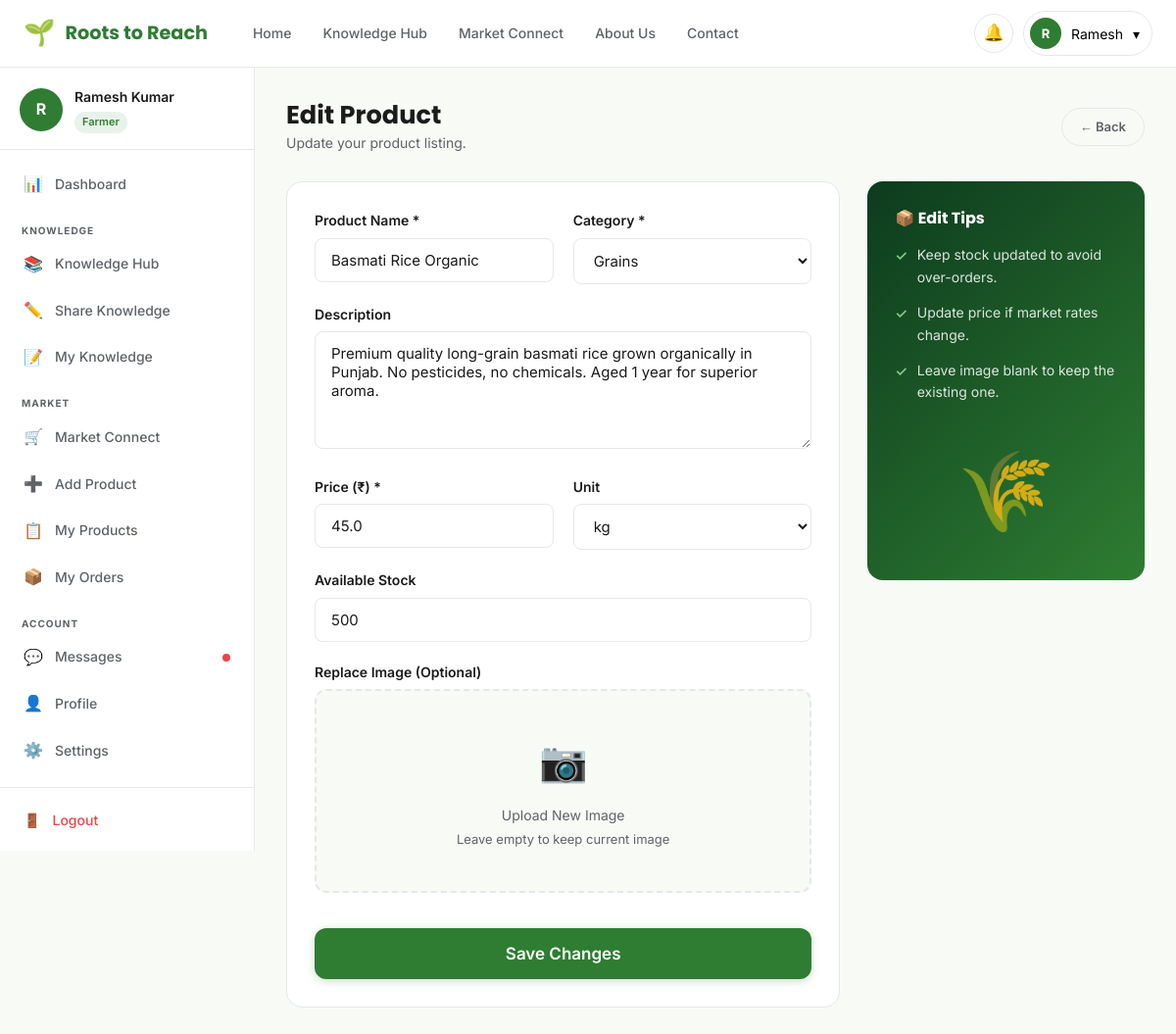
/product/edit/1 (signed in), run on the app's committed database.
### models.py (models this page shows, shortened)
class User(db.Model):
    __tablename__ = 'users'
    id = db.Column(db.Integer, primary_key=True)
    full_name = db.Column(db.String(120), nullable=False)
    email = db.Column(db.String(120), unique=True, nullable=False)
    phone = db.Column(db.String(20))
    location = db.Column(db.String(200))
    bio = db.Column(db.Text)
    skills = db.Column(db.String(300))
    password_hash = db.Column(db.String(256), nullable=False)
    role = db.Column(db.String(20), default='farmer')  # farmer, buyer, admin
    avatar = db.Column(db.String(200), default='default_avatar.png')
    created_at = db.Column(db.DateTime, default=datetime.utcnow)
    is_active = db.Column(db.Boolean, default=True)
    knowledge_posts = db.relationship('KnowledgePost', backref='author', lazy=True, foreign_keys='KnowledgePost.user_id')
    products = db.relationship('Product', backref='seller', lazy=True)
    notifications = db.relationship('Notification', backref='user', lazy=True)

class Product(db.Model):
    __tablename__ = 'products'
    id = db.Column(db.Integer, primary_key=True)
    name = db.Column(db.String(200), nullable=False)
    category = db.Column(db.String(100), nullable=False)
    description = db.Column(db.Text)
    price = db.Column(db.Float, nullable=False)
    unit = db.Column(db.String(20), default='kg')
    stock = db.Column(db.Integer, default=0)
    image = db.Column(db.String(200), default='default_product.jpg')
    seller_id = db.Column(db.Integer, db.ForeignKey('users.id'), nullable=False)
    created_at = db.Column(db.DateTime, default=datetime.utcnow)
    is_available = db.Column(db.Boolean, default=True)
    orders = db.relationship('Order', backref='product', lazy=True)

### app.py (the view, shortened to what this page needs)
@app.route('/product/edit/<int:product_id>', methods=['GET', 'POST'])
@login_required
def edit_product(product_id):
    product = db.session.get(Product, product_id) or abort(404)
    if product.seller_id != session['user_id']:
        abort(403)
    user = current_user()
    return render_template('edit_product.html', product=product, user=user)

### app.py (called while the page is built)
def current_user():
    if 'user_id' in session:
        return db.session.get(User, session['user_id'])
    return None

@app.context_processor
def inject_helpers():
    return dict(get_img_url=get_img_url)

def login_required(f):
    from functools import wraps
    @wraps(f)
    def decorated(*args, **kwargs):
        if 'user_id' not in session:
            flash('Please login to continue.', 'warning')
            return redirect(url_for('login', next=request.path))
        return f(*args, **kwargs)
    return decorated

### templates/edit_product.html (shortened to what this page needs)
{% extends "base.html" %}
{% block extra_css %}
<link rel="stylesheet" href="{{ url_for('static', filename='css/pages.css') }}">
<link rel="stylesheet" href="{{ url_for('static', filename='css/dashboard.css') }}">
{% endblock %}
{% block content %}
<div class="dashboard-layout">
  {% include '_sidebar.html' %}
  <main class="dashboard-main">
    <div class="dash-header">
      <div><h1>Edit Product</h1><p>Update your product listing.</p></div>
      <a href="{{ url_for('product_detail', product_id=product.id) }}" class="btn btn-outline btn-sm">← Back</a>
    </div>
    <div class="share-layout">
      <div>
        <form method="POST" enctype="multipart/form-data" novalidate>
          <div style="background:var(--white);border-radius:var(--radius-lg);border:1px solid var(--border);padding:28px">
            <div class="form-row">
              <div class="form-group">
                <label class="form-label">Product Name *</label>
                <input type="text" name="name" class="form-control" value="{{ product.name }}" required>
              </div>
              <div class="form-group">
                <label class="form-label">Category *</label>
                <select name="category" class="form-control" required>
                  {% for cat in ['Grains','Vegetables','Spices','Fruits','Pulses','Organic Products','Dairy','Herbs'] %}
                  <option value="{{ cat }}" {% if product.category == cat %}selected{% endif %}>{{ cat }}</option>
                  {% endfor %}
                </select>
              </div>
            </div>
            <div class="form-group">
              <label class="form-label">Description</label>
              <textarea name="description" class="form-control" rows="4">{{ product.description or '' }}</textarea>
            </div>
            <div class="form-row">
              <div class="form-group">
                <label class="form-label">Price (₹) *</label>
                <input type="number" name="price" class="form-control" value="{{ product.price }}" min="1" step="0.01" required>
              </div>
              <div class="form-group">
                <label class="form-label">Unit</label>
                <select name="unit" class="form-control">
                  {% for u in ['kg','quintal','piece','dozen','litre','gram','bundle'] %}
                  <option value="{{ u }}" {% if product.unit == u %}selected{% endif %}>{{ u }}</option>
                  {% endfor %}
                </select>
              </div>
            </div>
            <div class="form-group">
              <label class="form-label">Available Stock</label>
              <input type="number" name="stock" class="form-control" value="{{ product.stock }}" min="0">
            </div>
            <div class="form-group">
              <label class="form-label">Replace Image (Optional)</label>
              <div class="upload-zone" id="uploadZone">
                <div class="upload-zone-icon">📷</div>
                <p>Upload New Image</p>
                <span>Leave empty to keep current image</span>
              </div>
            </div>
            <button type="submit" class="btn btn-primary btn-full btn-lg">Save Changes</button>
          </div>
        </form>
      </div>
      <div>
        <div class="share-tips-card">
          <h4>📦 Edit Tips</h4>
          <div class="share-tip-item">Keep stock updated to avoid over-orders.</div>
          <div class="share-tip-item">Update price if market rates change.</div>
          <div class="share-tip-item">Leave image blank to keep the existing one.</div>
          <div class="share-illustration">🌾</div>
        </div>
      </div>
    </div>
  </main>
</div>
{% endblock %}

### templates/base.html (shortened to what this page needs)
<!DOCTYPE html>
<html lang="en">
<head>
  <link rel="stylesheet" href="{{ url_for('static', filename='css/global.css') }}">
  <link rel="stylesheet" href="{{ url_for('static', filename='css/navbar.css') }}">
  {% block extra_css %}{% endblock %}
</head>
<body>
  <nav class="navbar" role="navigation" aria-label="Main navigation">
    <div class="container">
      <div class="navbar-inner">
        <a href="{{ url_for('home') }}" class="navbar-brand" aria-label="Roots to Reach Home">
          <span class="brand-icon">🌱</span>
          <span>Roots to Reach</span>
        </a>
        <ul class="navbar-nav" role="list">
          <li><a href="{{ url_for('home') }}" class="nav-link {% if request.endpoint=='home' %}active{% endif %}">Home</a></li>
          <li><a href="{{ url_for('knowledge_hub') }}" class="nav-link {% if request.endpoint in ['knowledge_hub','knowledge_detail'] %}active{% endif %}">Knowledge Hub</a></li>
          <li><a href="{{ url_for('marketplace') }}" class="nav-link {% if request.endpoint in ['marketplace','product_detail'] %}active{% endif %}">Market Connect</a></li>
          <li><a href="{{ url_for('about') }}" class="nav-link {% if request.endpoint=='about' %}active{% endif %}">About Us</a></li>
          <li><a href="{{ url_for('contact') }}" class="nav-link {% if request.endpoint=='contact' %}active{% endif %}">Contact</a></li>
        </ul>
        <div class="navbar-actions">
          {% if user %}
            <a href="{{ url_for('dashboard') }}" class="notif-btn" aria-label="Notifications">
              🔔
            </a>
            <div class="user-menu">
              <button class="user-menu-btn" id="userMenuBtn" aria-haspopup="true" aria-expanded="false">
                <div class="user-avatar-text">{{ user.full_name[0].upper() }}</div>
                <span>{{ user.full_name.split()[0] }}</span>
                <span>▾</span>
              </button>
            </div>
          {% else %}
            <a href="{{ url_for('login') }}" class="btn btn-outline btn-sm">Log In</a>
            <a href="{{ url_for('signup') }}" class="btn btn-primary btn-sm">Sign Up</a>
          {% endif %}
        </div>
      </div>
    </div>
  </nav>
  <main id="main-content">
    {% block content %}{% endblock %}
  </main>
</body>
</html>

### templates/_sidebar.html (shortened to what this page needs)
<aside class="sidebar" id="sidebar" role="navigation" aria-label="Dashboard navigation">
  <div class="sidebar-user">
    <div class="sidebar-avatar-wrap">
      <div class="sidebar-avatar">{{ user.full_name[0].upper() }}</div>
      <div>
        <p class="sidebar-user-name">{{ user.full_name }}</p>
        <span class="sidebar-user-role">{{ user.role.title() }}</span>
      </div>
    </div>
  </div>
  <nav class="sidebar-nav">
    <a href="{{ url_for('dashboard') }}" class="sidebar-link {% if request.endpoint=='dashboard' %}active{% endif %}"><span class="link-icon">📊</span> Dashboard</a>
    <div class="sidebar-section-label">Knowledge</div>
    <a href="{{ url_for('knowledge_hub') }}" class="sidebar-link {% if request.endpoint=='knowledge_hub' %}active{% endif %}"><span class="link-icon">📚</span> Knowledge Hub</a>
    <a href="{{ url_for('share_knowledge') }}" class="sidebar-link {% if request.endpoint=='share_knowledge' %}active{% endif %}"><span class="link-icon">✏️</span> Share Knowledge</a>
    <a href="{{ url_for('my_knowledge') }}" class="sidebar-link {% if request.endpoint=='my_knowledge' %}active{% endif %}"><span class="link-icon">📝</span> My Knowledge</a>
    <div class="sidebar-section-label">Market</div>
    <a href="{{ url_for('marketplace') }}" class="sidebar-link {% if request.endpoint=='marketplace' %}active{% endif %}"><span class="link-icon">🛒</span> Market Connect</a>
    <a href="{{ url_for('add_product') }}" class="sidebar-link {% if request.endpoint=='add_product' %}active{% endif %}"><span class="link-icon">➕</span> Add Product</a>
    <a href="{{ url_for('my_products') }}" class="sidebar-link {% if request.endpoint=='my_products' %}active{% endif %}"><span class="link-icon">📋</span> My Products</a>
    <a href="{{ url_for('orders') }}" class="sidebar-link {% if request.endpoint=='orders' %}active{% endif %}"><span class="link-icon">📦</span> My Orders</a>
    <div class="sidebar-section-label">Account</div>
    <a href="{{ url_for('messages') }}" class="sidebar-link {% if request.endpoint=='messages' %}active{% endif %}"><span class="link-icon">💬</span> Messages <span class="badge-dot"></span></a>
    <a href="{{ url_for('profile', user_id=user.id) }}" class="sidebar-link {% if request.endpoint=='profile' %}active{% endif %}"><span class="link-icon">👤</span> Profile</a>
    <a href="{{ url_for('settings') }}" class="sidebar-link {% if request.endpoint=='settings' %}active{% endif %}"><span class="link-icon">⚙️</span> Settings</a>
  </nav>
  <div class="sidebar-logout-wrap">
    <a href="{{ url_for('logout') }}" class="sidebar-logout"><span>🚪</span> Logout</a>
  </div>
</aside>

### static/css/global.css (style rules this page uses)
:root { --primary: #2E7D32; --primary-dark: #1B5E20; --primary-light: #4CAF50; --accent: #81C784; --bg-light: #F8FAF5; --white: #FFFFFF; --text-primary: #1B1B1B; --text-secondary: #5F6368; --border: #E5E7EB; --success: #22C55E; --warning: #F59E0B; --error: #EF4444; --footer-dark: #123524; --card-hover: #F0F7EF; --shadow-sm: 0 1px 3px rgba(0,0,0,0.08); --shadow-md: 0 4px 16px rgba(0,0,0,0.10); --shadow-lg: 0 8px 32px rgba(0,0,0,0.12); --radius-sm: 8px; --radius-md: 12px; --radius-lg: 16px; --radius-xl: 24px; --transition: 0.25s ease; }
*, *::before, *::after { box-sizing: border-box; margin: 0; padding: 0; }
html { scroll-behavior: smooth; }
body { font-family: 'Inter', sans-serif; font-size: 16px; color: var(--text-primary); background: var(--bg-light); line-height: 1.6; }
a { text-decoration: none; color: inherit; }
ul { list-style: none; }
button { cursor: pointer; border: none; background: none; font-family: inherit; }
input, textarea, select { font-family: inherit; }
h1, h2, h3, h4, h5, h6 { font-family: 'Poppins', sans-serif; font-weight: 700; line-height: 1.25; }
h1 { font-size: clamp(2rem, 5vw, 3.5rem); }
p { color: var(--text-secondary); }
.container { max-width: 1200px; margin: 0 auto; padding: 0 24px; }
.btn { display: inline-flex; align-items: center; gap: 8px; padding: 12px 28px; border-radius: 50px; font-weight: 600; font-size: 15px; transition: all var(--transition); white-space: nowrap; }
.btn-primary { background: var(--primary); color: var(--white); box-shadow: 0 2px 8px rgba(46,125,50,0.25); }
.btn-outline { background: transparent; color: var(--text-secondary); border: 1.5px solid var(--border); }
.btn-sm { padding: 8px 18px; font-size: 13px; }
.btn-lg { padding: 16px 36px; font-size: 17px; }
.btn-full { width: 100%; justify-content: center; text-align: center; border-radius: var(--radius-md); }
.form-group { margin-bottom: 20px; }
.form-label { display: block; font-weight: 600; font-size: 14px; margin-bottom: 6px; color: var(--text-primary); }
.form-control { width: 100%; padding: 12px 16px; border: 1.5px solid var(--border); border-radius: var(--radius-sm); font-size: 15px; background: var(--white); color: var(--text-primary); transition: border-color var(--transition), box-shadow var(--transition); outline: none; }
.form-control::placeholder { color: #adb5bd; }
textarea.form-control { resize: vertical; min-height: 120px; }
select.form-control { cursor: pointer; }

### static/css/navbar.css (style rules this page uses)
.navbar { position: sticky; top: 0; z-index: 900; background: var(--white); border-bottom: 1px solid var(--border); padding: 0; }
.navbar-inner { display: flex; align-items: center; height: 68px; gap: 32px; }
.navbar-brand { display: flex; align-items: center; gap: 10px; font-family: 'Poppins', sans-serif; font-weight: 700; font-size: 1.2rem; color: var(--primary); white-space: nowrap; }
.navbar-brand .brand-icon { font-size: 26px; }
.navbar-nav { display: flex; align-items: center; gap: 4px; flex: 1; }
.nav-link { padding: 8px 14px; border-radius: var(--radius-sm); font-size: 14px; font-weight: 500; color: var(--text-secondary); transition: all var(--transition); white-space: nowrap; }
.navbar-actions { display: flex; align-items: center; gap: 10px; margin-left: auto; }
.notif-btn { position: relative; width: 40px; height: 40px; display: flex; align-items: center; justify-content: center; border-radius: 50%; border: 1.5px solid var(--border); color: var(--text-secondary); font-size: 17px; transition: all var(--transition); }
.user-menu { position: relative; }
.user-menu-btn { display: flex; align-items: center; gap: 10px; padding: 6px 12px 6px 6px; border-radius: 50px; border: 1.5px solid var(--border); background: var(--white); cursor: pointer; transition: all var(--transition); font-size: 14px; }
.user-avatar-text { width: 32px; height: 32px; border-radius: 50%; background: var(--primary); color: white; display: flex; align-items: center; justify-content: center; font-size: 13px; font-weight: 700; }

### data on the page
User: full_name "R", full_name "Ramesh", full_name "Ramesh Kumar", role "Farmer"
Product: name "Basmati Rice Organic", category "Grains", description "Premium quality long-grain basmati rice grown organically in Punjab. No pesticides, no chemicals. Aged 1 year for superior aroma.", price "45.0", unit "kg", stock "500"
